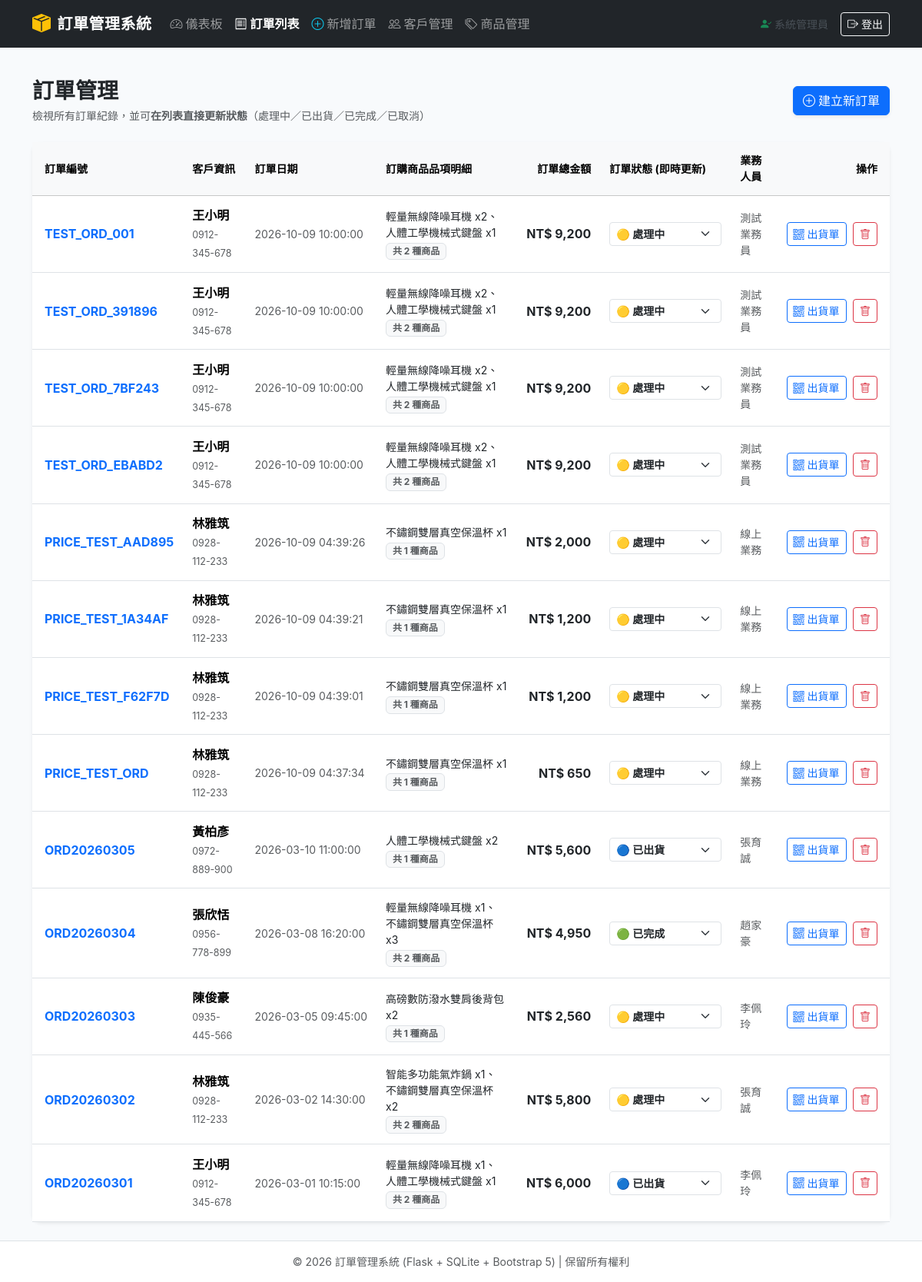
Screenshot of /orders (signed in) with the database file from the repository.
### tables this page shows
CREATE TABLE orders (
        order_id     TEXT PRIMARY KEY,                  -- 訂單編號 PK
        customer_id  TEXT NOT NULL,                     -- 客戶編號 FK
        order_date   TEXT NOT NULL,                     -- 訂單日期
        status       TEXT NOT NULL,                     -- 狀態
        sales_rep    TEXT,                              -- 業務人員
        FOREIGN KEY (customer_id) REFERENCES customer(customer_id)
            ON UPDATE CASCADE ON DELETE RESTRICT
    );

### app.py (the view)
@app.route("/orders")
@login_required
def orders():
    conn = get_db()
    cursor = conn.cursor()
    cursor.execute("""
    SELECT o.order_id, o.customer_id, c.name AS customer_name, c.phone AS customer_phone,
           o.order_date, o.status, o.sales_rep,
           COALESCE(SUM(oi.quantity * oi.unit_price), 0) AS total_amount,
           COUNT(oi.product_id) AS item_count,
           GROUP_CONCAT(p.name || ' x' || oi.quantity, '、 ') AS items_summary
    FROM orders o
    JOIN customer c ON o.customer_id = c.customer_id
    LEFT JOIN order_item oi ON o.order_id = oi.order_id
    LEFT JOIN product p ON oi.product_id = p.product_id
    GROUP BY o.order_id
    ORDER BY o.order_date DESC;
    """)
    order_list = cursor.fetchall()
    conn.close()
    return render_template("orders.html", orders=order_list)

### app.py (called while the page is built)
def get_db():
    conn = sqlite3.connect(DB_PATH)
    conn.row_factory = sqlite3.Row
    conn.execute("PRAGMA foreign_keys = ON;")
    return conn

def login_required(view):
    @functools.wraps(view)
    def wrapped_view(**kwargs):
        if not session.get("logged_in"):
            flash("請先登入管理員帳號以繼續操作。", "warning")
            return redirect(url_for("login", next=request.path))
        return view(**kwargs)
    return wrapped_view

### templates/orders.html (shortened to what this page needs)
{% extends "base.html" %}
{% block content %}
<div class="d-flex flex-wrap justify-content-between align-items-center mb-4 gap-2">
    <div>
        <h3 class="fw-bold text-dark mb-1">訂單管理</h3>
        <p class="text-muted small mb-0">檢視所有訂單紀錄，並可<strong>在列表直接更新狀態</strong>（處理中／已出貨／已完成／已取消）</p>
    </div>
    <a href="{{ url_for('order_new') }}" class="btn btn-primary shadow-sm">
        <i class="bi bi-plus-circle me-1"></i>建立新訂單
    </a>
</div>
<div class="position-fixed bottom-0 end-0 p-3" style="z-index: 1080;">
</div>
<div class="card shadow-sm">
    <div class="card-body p-0">
        <div class="table-responsive">
            <table class="table table-hover align-middle mb-0">
                <thead class="table-light small text-muted">
                    <tr>
                        <th class="ps-3">訂單編號</th>
                        <th>客戶資訊</th>
                        <th>訂單日期</th>
                        <th>訂購商品品項明細</th>
                        <th class="text-end">訂單總金額</th>
                        <th style="min-width: 170px;">訂單狀態 (即時更新)</th>
                        <th>業務人員</th>
                        <th class="text-end pe-3">操作</th>
                    </tr>
                </thead>
                <tbody>
                    {% for o in orders %}
                    <tr id="row-{{ o.order_id }}">
                        <td class="ps-3 fw-bold text-primary">
                            <a href="{{ url_for('order_detail', order_id=o.order_id) }}" class="text-decoration-none">
                                {{ o.order_id }}
                            </a>
                        </td>
                        <td>
                            <div class="fw-semibold">{{ o.customer_name }}</div>
                            <span class="text-muted extra-small" style="font-size: 0.78rem;">{{ o.customer_phone }}</span>
                        </td>
                        <td class="small text-muted text-nowrap">
                            {{ o.order_date }}
                        </td>
                        <td>
                            <div class="small text-dark" style="max-width: 280px;">
                                {{ o.items_summary or '無明細' }}
                            </div>
                            <span class="badge bg-light text-muted border extra-small">共 {{ o.item_count }} 種商品</span>
                        </td>
                        <td class="text-end fw-bold text-dark text-nowrap">
                            NT$ {{ "{:,.0f}".format(o.total_amount) }}
                        </td>
                        <td>
                            <div class="d-flex align-items-center gap-1">
                                <select class="form-select form-select-sm status-selector fw-semibold"
                                        data-order-id="{{ o.order_id }}"
                                        onchange="quickUpdateStatus('{{ o.order_id }}', this)">
                                    <option value="處理中" {% if o.status == '處理中' %}selected{% endif %}>🟡 處理中</option>
                                    <option value="已出貨" {% if o.status == '已出貨' %}selected{% endif %}>🔵 已出貨</option>
                                    <option value="已完成" {% if o.status == '已完成' %}selected{% endif %}>🟢 已完成</option>
                                </select>
                            </div>
                        </td>
                        <td class="small text-muted">{{ o.sales_rep or '-' }}</td>
                        <td class="text-end pe-3 text-nowrap">
                            <a href="{{ url_for('order_detail', order_id=o.order_id) }}" class="btn btn-sm btn-outline-primary me-1" title="專屬出貨單與 QR Code">
                                <i class="bi bi-qr-code me-1"></i>出貨單
                            </a>
                            <button type="button" class="btn btn-sm btn-outline-danger"
                                    onclick="confirmDelete('{{ o.order_id }}')">
                                <i class="bi bi-trash"></i>
                            </button>
                        </td>
                    </tr>
                    {% else %}
                    <tr>
                        <td colspan="8" class="text-center text-muted py-5">目前尚無訂單紀錄</td>
                    </tr>
                    {% endfor %}
                </tbody>
            </table>
        </div>
    </div>
</div>
{% endblock %}

### templates/base.html (style rules this page uses)
:root { --primary-color: #2c3e50; --accent-color: #3498db; --bg-light: #f8fafc; }
body { background-color: var(--bg-light); font-family: -apple-system, BlinkMacSystemFont, "Segoe UI", Roboto, "Helvetica Neue", Arial, "Noto Sans TC", sans-serif; min-height: 100vh; display: flex; flex-direction: column; }
.card { border: none; border-radius: 12px; box-shadow: 0 4px 16px rgba(0, 0, 0, 0.04); transition: all 0.2s ease; }
.table > :not(caption) > * > * { padding: 0.85rem 0.75rem; vertical-align: middle; }

### rows the page displays
orders: order_id "TEST_ORD_001", customer_name "王小明", customer_phone "0912-345-678", order_date "2026-10-09 10:00:00", items_summary "輕量無線降噪耳機 x2、 人體工學機械式鍵盤 x1", item_count "2", total_amount "9,200", status+order_id "🟡 處理中", sales_rep "測試業務員"
orders: order_id "TEST_ORD_391896", customer_name "王小明", customer_phone "0912-345-678", order_date "2026-10-09 10:00:00", items_summary "輕量無線降噪耳機 x2、 人體工學機械式鍵盤 x1", item_count "2", total_amount "9,200", status+order_id "🟡 處理中", sales_rep "測試業務員"
orders: order_id "TEST_ORD_7BF243", customer_name "王小明", customer_phone "0912-345-678", order_date "2026-10-09 10:00:00", items_summary "輕量無線降噪耳機 x2、 人體工學機械式鍵盤 x1", item_count "2", total_amount "9,200", status+order_id "🟡 處理中", sales_rep "測試業務員"
orders: order_id "TEST_ORD_EBABD2", customer_name "王小明", customer_phone "0912-345-678", order_date "2026-10-09 10:00:00", items_summary "輕量無線降噪耳機 x2、 人體工學機械式鍵盤 x1", item_count "2", total_amount "9,200", status+order_id "🟡 處理中", sales_rep "測試業務員"
orders: order_id "PRICE_TEST_AAD895", customer_name "林雅筑", customer_phone "0928-112-233", order_date "2026-10-09 04:39:26", items_summary "不鏽鋼雙層真空保溫杯 x1", item_count "1", total_amount "2,000", status+order_id "🟡 處理中", sales_rep "線上業務"
orders: order_id "PRICE_TEST_1A34AF", customer_name "林雅筑", customer_phone "0928-112-233", order_date "2026-10-09 04:39:21", items_summary "不鏽鋼雙層真空保溫杯 x1", item_count "1", total_amount "1,200", status+order_id "🟡 處理中", sales_rep "線上業務"
orders: order_id "PRICE_TEST_F62F7D", customer_name "林雅筑", customer_phone "0928-112-233", order_date "2026-10-09 04:39:01", items_summary "不鏽鋼雙層真空保溫杯 x1", item_count "1", total_amount "1,200", status+order_id "🟡 處理中", sales_rep "線上業務"
orders: order_id "PRICE_TEST_ORD", customer_name "林雅筑", customer_phone "0928-112-233", order_date "2026-10-09 04:37:34", items_summary "不鏽鋼雙層真空保溫杯 x1", item_count "1", total_amount "650", status+order_id "🟡 處理中", sales_rep "線上業務"
orders: order_id "ORD20260305", customer_name "黃柏彥", customer_phone "0972-889-900", order_date "2026-03-10 11:00:00", items_summary "人體工學機械式鍵盤 x2", item_count "1", total_amount "5,600", status+order_id "🔵 已出貨", sales_rep "張育誠"
orders: order_id "ORD20260304", customer_name "張欣恬", customer_phone "0956-778-899", order_date "2026-03-08 16:20:00", items_summary "輕量無線降噪耳機 x1、 不鏽鋼雙層真空保溫杯 x3", item_count "2", total_amount "4,950", status+order_id "🟢 已完成", sales_rep "趙家豪"
orders: order_id "ORD20260303", customer_name "陳俊豪", customer_phone "0935-445-566", order_date "2026-03-05 09:45:00", items_summary "高磅數防潑水雙肩後背包 x2", item_count "1", total_amount "2,560", status+order_id "🟡 處理中", sales_rep "李佩玲"
orders: order_id "ORD20260302", customer_name "林雅筑", customer_phone "0928-112-233", order_date "2026-03-02 14:30:00", items_summary "智能多功能氣炸鍋 x1、 不鏽鋼雙層真空保溫杯 x2", item_count "2", total_amount "5,800", order_id "🟡 處理中", sales_rep "張育誠"
orders: order_id "ORD20260301", customer_name "王小明", customer_phone "0912-345-678", order_date "2026-03-01 10:15:00", items_summary "輕量無線降噪耳機 x1、 人體工學機械式鍵盤 x1", item_count "2", total_amount "6,000", status+order_id "🔵 已出貨", sales_rep "李佩玲"

### other values shown
{{ session.get('display_name', '管理員') }} "系統管理員"
